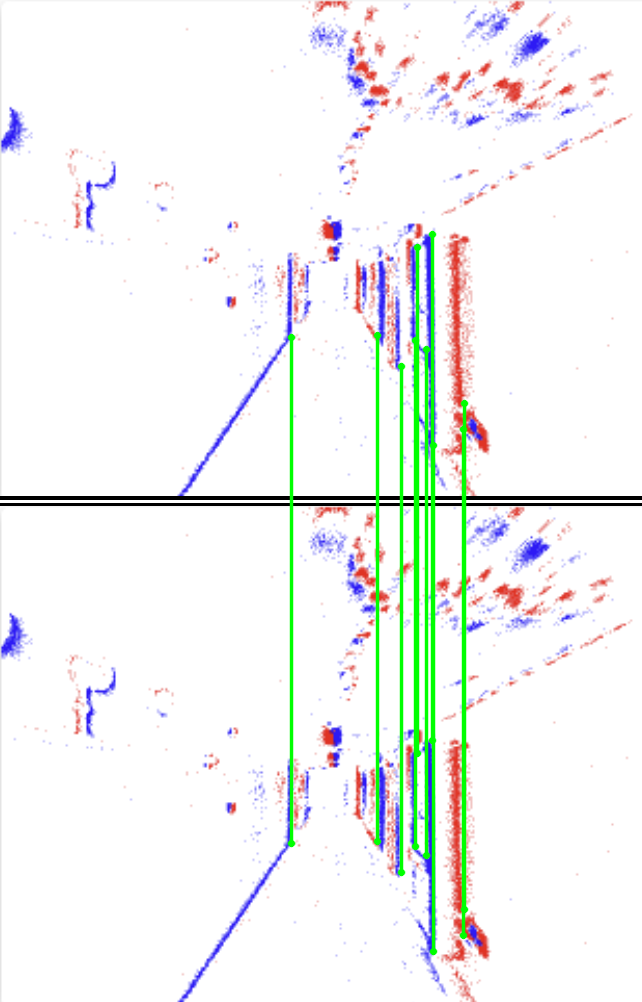
#> input picture media copy/matches_visualization.png, 642 x 1002 px
$ python cor_viz.py --image-path '../media copy/matches_visualization.png'
#> lines starting #> are read from the running program, lines starting #| are printed output that depends on the picture; after the words box and inside, x2 and y2 are one past the last pixel; in counts of white or black regions, pixels touching at a corner belong together
#> in main, img is the input picture: shape (1002, 642, 3); mean B, G, R 242.5, 244.5, 241.9
#| Image size: 642x1002
import cv2
import argparse
import numpy as np

def visualize_matches(image, matches):
    """
    Visualize matches between two copies of the same image with pixel gap (stacked vertically)
    """
    h, w, _ = image.shape
#> h = 1002; w = 642
    gap = 10  # 10 pixel gap between images

    # Create vertical canvas with gap
    canvas = np.zeros((h * 2 + gap, w, 3), dtype=np.uint8)

    # Place images vertically with gap
    offset_top = 0
    offset_bottom = h + gap
#> offset_bottom = 1012
    canvas[offset_top:offset_top+h, :] = image
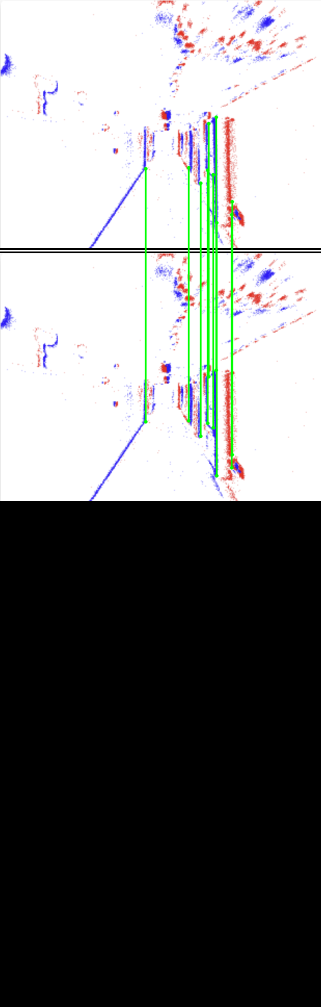
#> canvas: shape (2014, 642, 3) (shown at 1/2 size); mean B, G, R 120.6, 121.6, 120.4
    canvas[offset_bottom:offset_bottom+h, :] = image
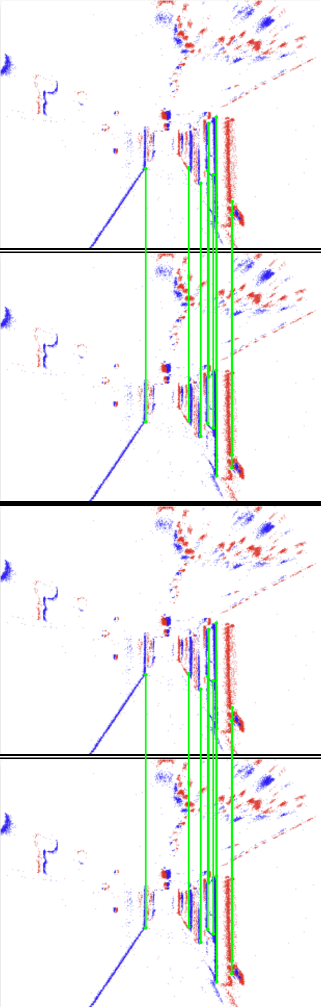
#> canvas: shape (2014, 642, 3) (shown at 1/2 size); mean B, G, R 241.3, 243.2, 240.7

    # Draw white horizontal line as separator
    separator_color = (255, 255, 255)
    sep_y = h + gap // 2
#> sep_y = 1007
    cv2.line(canvas, (0, sep_y), (w-1, sep_y), separator_color, 2)
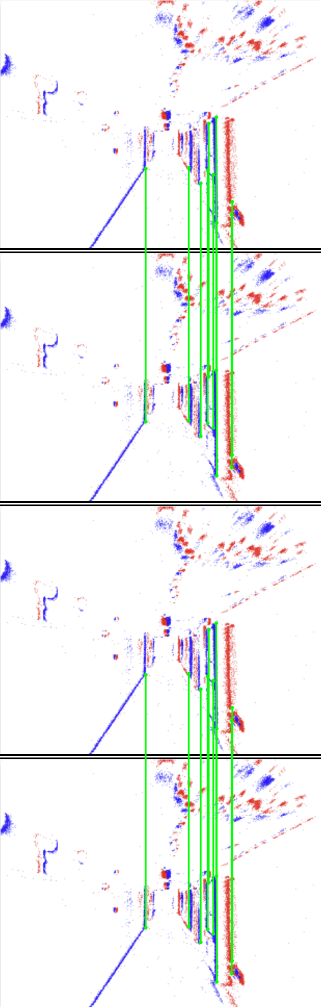
#> canvas: shape (2014, 642, 3) (shown at 1/2 size); 0.15% of pixels changed, all inside (x1, y1, x2, y2) = (0, 1006, 642, 1009)

    # Draw matches in green with doubled thickness
    color = (0, 255, 0)
    for kp1, kp2 in matches:
        pt1 = (int(kp1[0]), int(kp1[1]) + offset_top)
        pt2 = (int(kp2[0]), int(kp2[1]) + offset_bottom)
        cv2.line(canvas, pt1, pt2, color, 2, cv2.LINE_AA)  # Changed thickness from 1 to 2
        cv2.circle(canvas, pt1, 3, color, -1, cv2.LINE_AA)
        cv2.circle(canvas, pt2, 3, color, -1, cv2.LINE_AA)
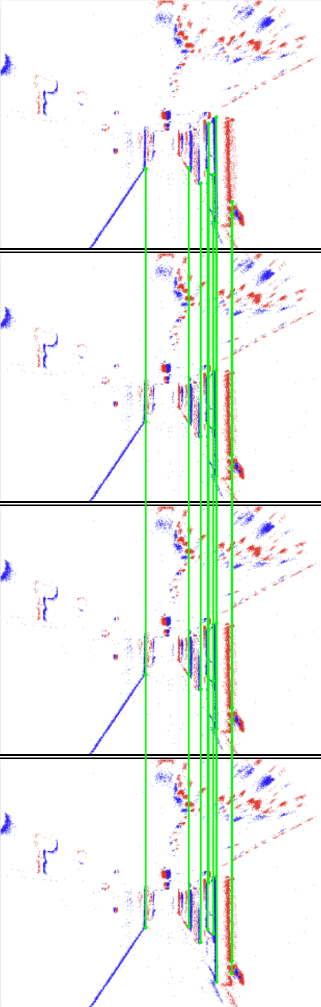
#> canvas: shape (2014, 642, 3) (shown at 1/2 size); 2.05% of pixels changed, all inside (x1, y1, x2, y2) = (287, 230, 469, 1461)

    return canvas

def main():
    parser = argparse.ArgumentParser()
    parser.add_argument('--image-path', type=str, required=True,
                        help='Path to the image file')
    parser.add_argument('--output', type=str, default='matches_visualization.png',
                        help='Output path for visualization')

    args = parser.parse_args()

    # Load the image
    img = cv2.imread(args.image_path)

    if img is None:
        print(f"Error: Could not load image from {args.image_path}")
        return

    print(f"Loaded image: {args.image_path}")
    print(f"Image size: {img.shape[1]}x{img.shape[0]}")

    # Define matches (left image coords -> right image coords)
    matches = [
        ((432, 234), (432, 234)),
        ((417, 247), (417, 247)),
        ((291, 337), (291, 337)),
        ((426, 349), (426, 349)),
        ((415, 340), (415, 340)),
        ((433, 445), (433, 445)),
        ((464, 403), (464, 403)),
        ((463, 429), (463, 429)),
        ((377, 335), (377, 335)),
        ((401, 366), (401, 366))
    ]

    print(f"Visualizing {len(matches)} matches...")

    # Create visualization
    viz = visualize_matches(img, matches)

    # Save output
    cv2.imwrite(args.output, viz)
    print(f"Saved visualization to {args.output}")

    # Also display it
    cv2.namedWindow("Matches Visualization")
    cv2.imshow("Matches Visualization", viz)
    print("\nPress any key to close window...")
    cv2.waitKey(0)
    cv2.destroyAllWindows()

if __name__ == '__main__':
    main()
